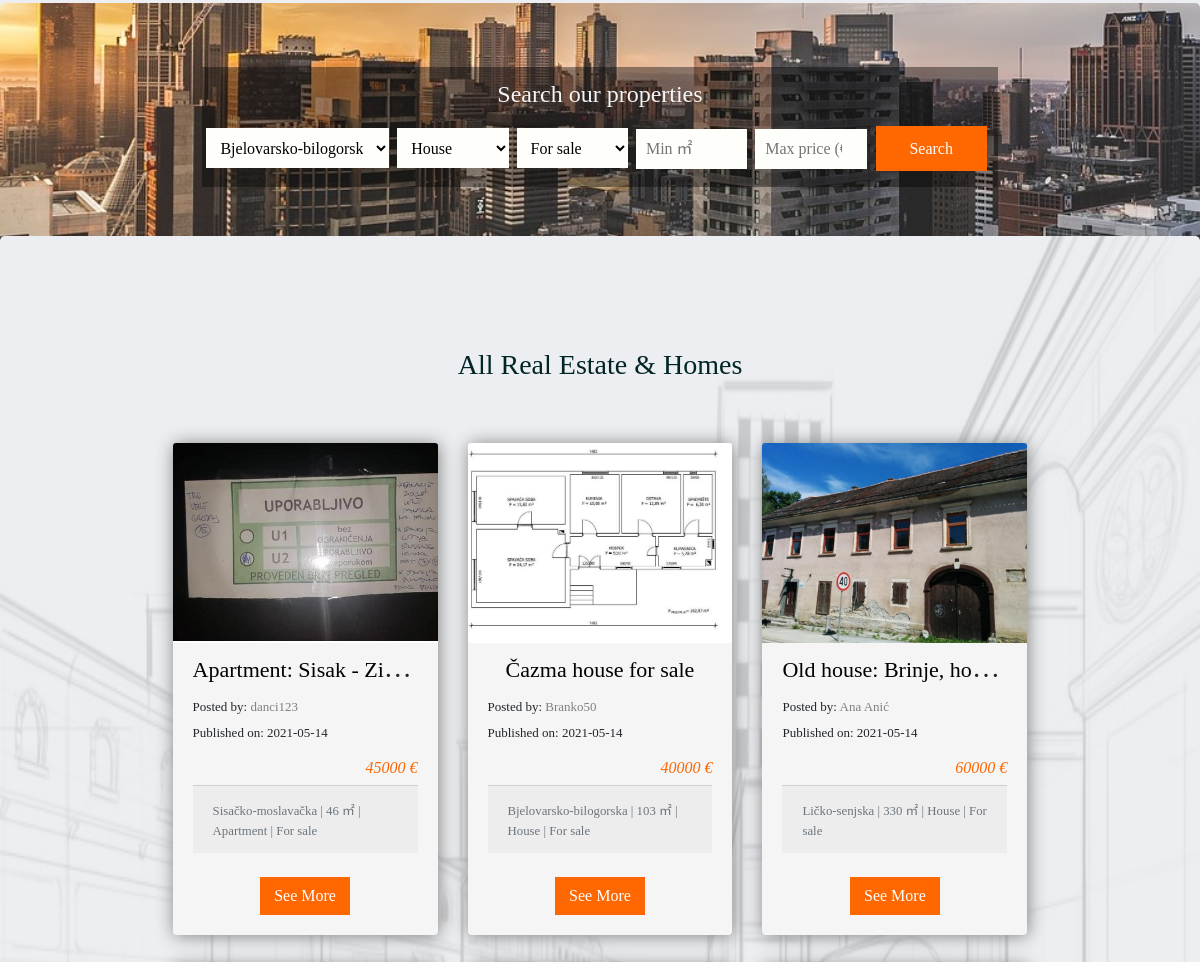
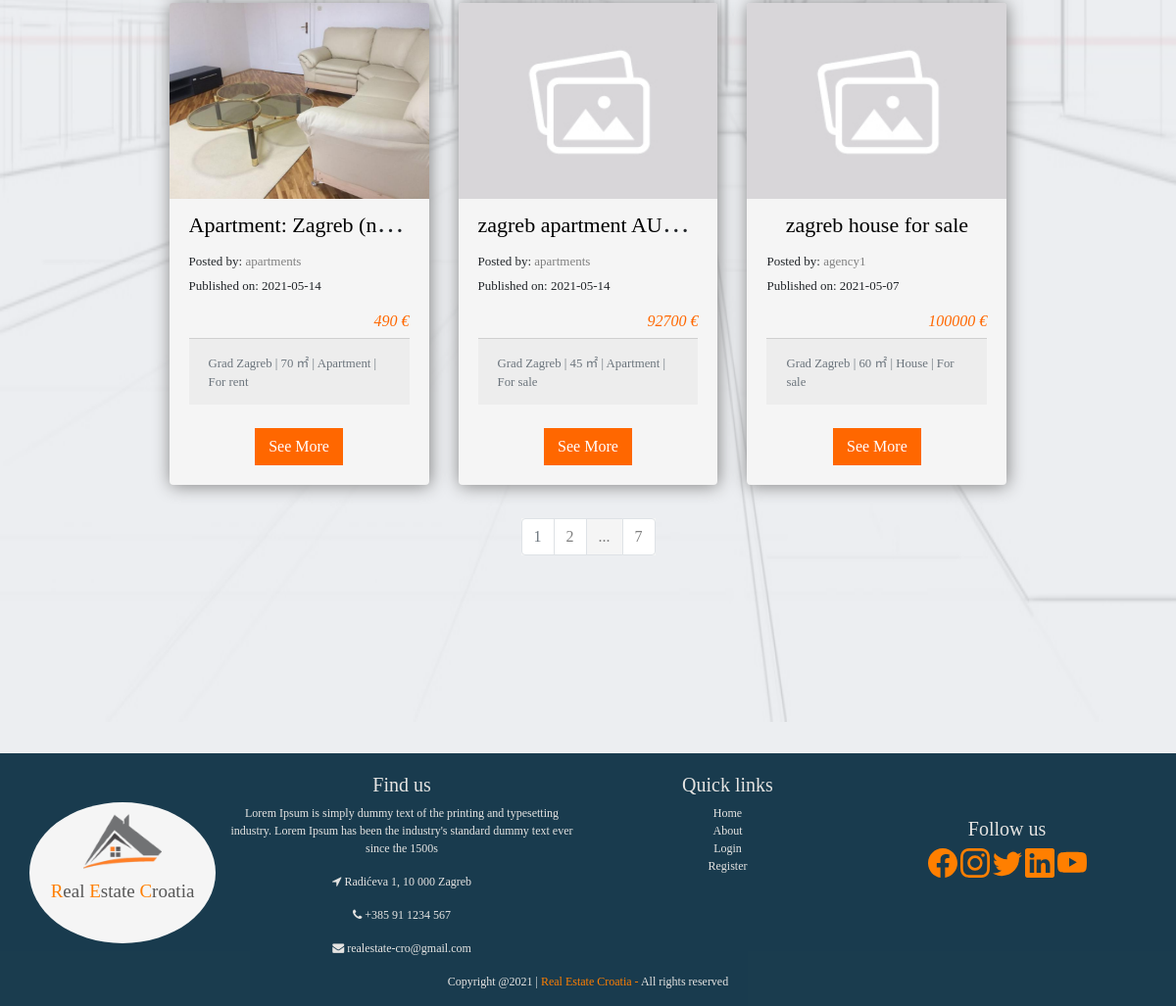
Before: / (lower part) with the older database file (2 pictures, top to bottom).
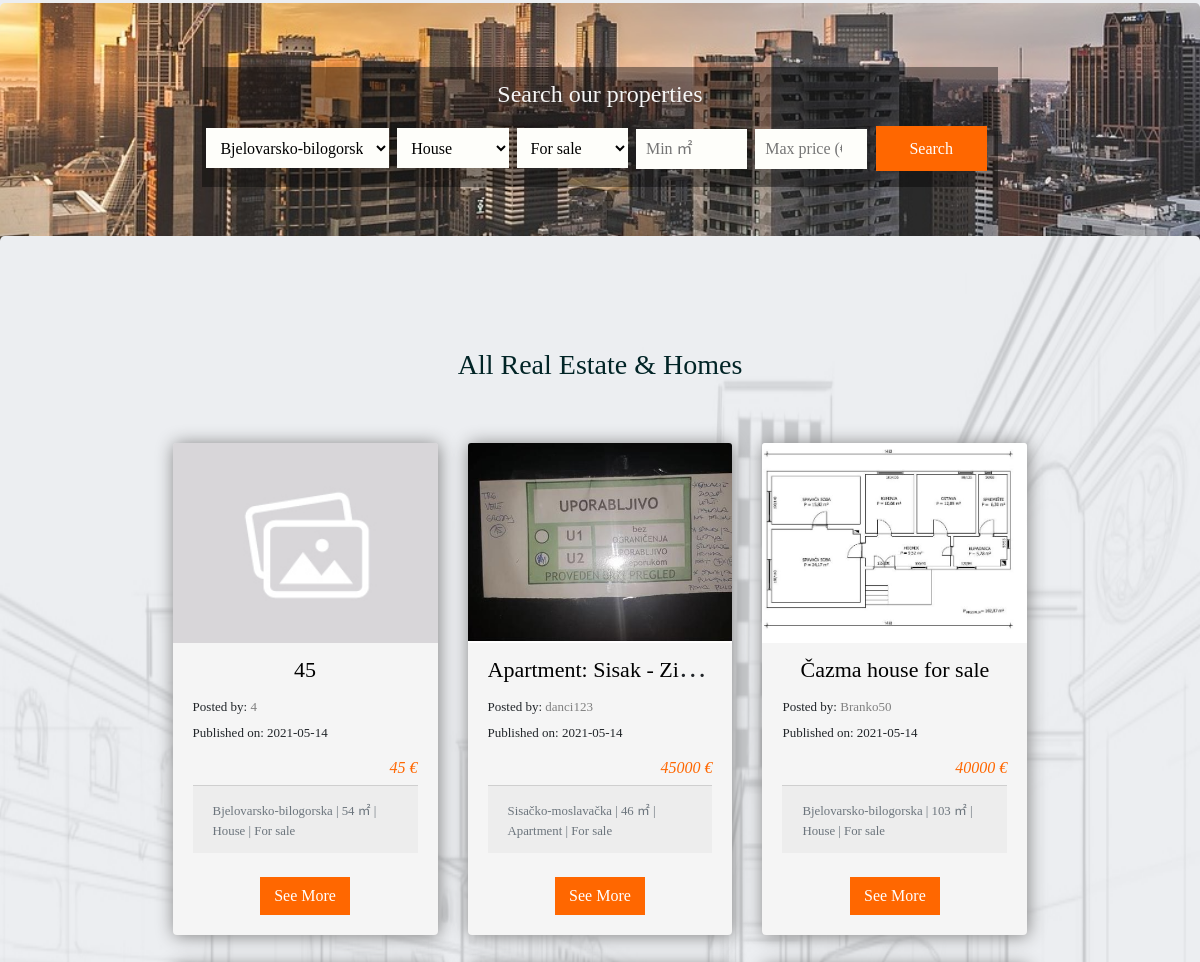
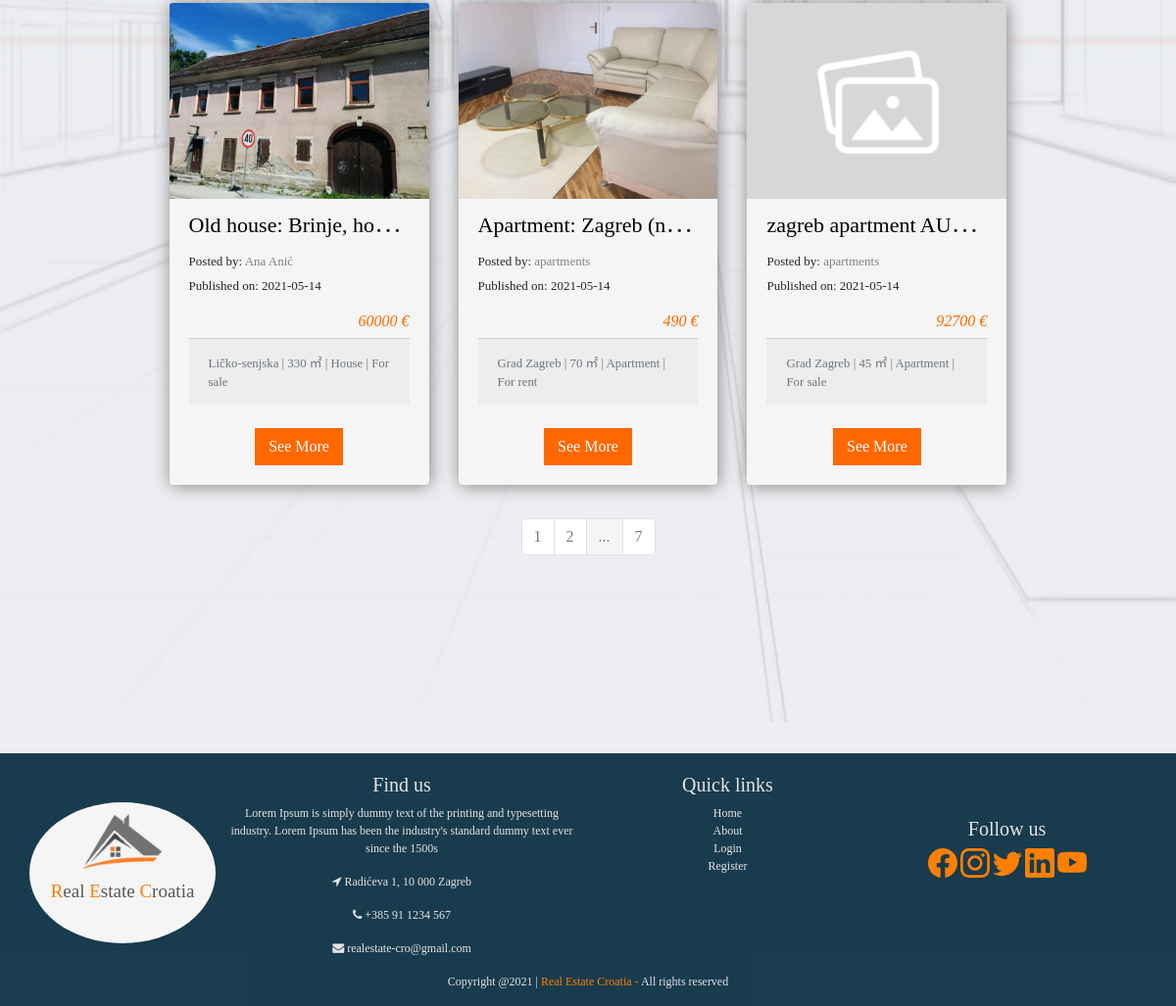
After: the same page with the newer database file (2 pictures, top to bottom).
### project/models.py (models this page shows, shortened)
class Posts(db.Model):
    id = db.Column(db.Integer, primary_key=True)
    user_id = db.Column(db.Integer, db.ForeignKey("users.id"), nullable=False)
    title = db.Column(db.String(124), nullable=False)
    text = db.Column(db.Text, nullable=False)
    date = db.Column(db.DateTime, nullable=False, default=datetime.utcnow)
    county = db.Column(db.String(124), nullable=False)
    quadrature = db.Column(db.Integer, nullable=False)
    price = db.Column(db.Integer, nullable=False)
    property_type = db.Column(db.String(124), nullable=False)
    sale_rent = db.Column(db.String(124), nullable=False)
    property_pictures = db.Column(db.String(1000), default="default_property.png")

class Users(db.Model, UserMixin):
    id = db.Column(db.Integer, primary_key=True)
    email = db.Column(db.String(124), unique=True, nullable=False)
    username = db.Column(db.String(124), unique=True, nullable=False)
    password_hash = db.Column(db.String(164), nullable=False)
    profile_picture = db.Column(db.String(124), default="default.jpg")
    posts = db.relationship("Posts", backref="author", lazy="dynamic")

### project/core/views.py (the view)
@core.route("/", methods=["GET", "POST"])
def home():
    form = FilterForm()
    page = request.args.get("page", 1, type=int)
    post = Posts.query.order_by(Posts.date.desc()).paginate(page=page, per_page=6)
    all_posts = Posts.query.all()
    return render_template("home.html", form=form, page=page, post=post, all_posts=all_posts)

### project/templates/home.html (shortened to what this page needs)
{% extends "base.html" %}
{% block content %}
<br>
<div class="jumbotron" id="home-form">
    <form method="POST" id="filter_form">
        <h4>Search our properties</h4>
        {{form.county_filter.label()}} {{form.county_filter()}}
        {{form.property_type_filter.label()}} {{form.property_type_filter()}}
        {{form.sale_rent.label()}} {{form.sale_rent()}}
        {{form.quadrature_filter.label()}} {{form.quadrature_filter(placeholder="Min ㎡")}}
        {{form.price_filter.label()}} {{form.price_filter(placeholder="Max price (€)")}}
        {{form.submit()}}
    </form>
</div>
<div class="jumbotron" id="home-jumbotron">
    <div class="container" id="home-container">
    <br><br>
    <h3 id="all-posts">All Real Estate & Homes</h3><br>
    <div class="row" id="all-posts-row">
        {% for post in post.items %}
            <div class="col-xs-5 col-md-6 col-lg-4 d-flex align-items-stretch" id="all-posts-column">
                <a style="display:block" href="{{url_for('posts.read_post', post_id=post.id)}}">
                    <div class="card" id="all-posts-card">
                        {% if post.property_pictures[19] == "e" %}
                        <img class="card-img-top" src="{{url_for('static', filename='property_pictures/' + post.property_pictures[0:21])}}" alt="Card image cap" >
                        {% else %}
                        <img class="card-img-top" src="{{url_for('static', filename='property_pictures/' + post.property_pictures[0:20])}}" alt="Card image cap" >
                        {% endif %}
                        <div class="card-body">
                            <h3><a href="{{url_for('posts.read_post', post_id=post.id)}}">{{post.title}}</a></h3>
                            <h6>Posted by: <a href="{{url_for('users.user_posts', username=post.author.username)}}">{{post.author.username}}</a></h6>
                            <p>Published on: {{post.date.strftime("%Y-%m-%d")}}</p>
                            <h4 align="right">{{post.price}} €</h4>
                            <div class="card-footer">
                                <small class="form-text text-muted">{{post.county}} | {{post.quadrature}} ㎡ | {{post.property_type}} | {{post.sale_rent}}</small>
                            </div>
                            <br><a href="{{url_for('posts.read_post', post_id=post.id)}}" class="btn" id="all-posts-btn">See More</a>
                        </div>
                    </div>
                </a>
            </div>
        {% endfor %}
    </div><br>
    <nav aria-label="Page navigation example">
      <ul class="pagination justify-content-center">
          {% for page_num in post.iter_pages(left_edge=1, right_edge=1, left_current=1, right_current=2) %}
              {% if page_num %}
                {% if post.page == page_num %}
                    <li class="page-item disabled"><a class="page-link" href="{{url_for('core.home', page=page_num)}}">{{page_num}}</a></li>
                {% else %}
                    <li class="page-item"><a class="page-link" href="{{url_for('core.home', page=page_num)}}">{{page_num}}</a></li>
                {% endif %}
              {% else %}
                <li class="page-link">...</li>
              {% endif %}
          {% endfor %}
      </ul>
    </nav>
    <br><br><br><br>
    </div>
</div>
{% endblock %}

### project/templates/base.html (shortened to what this page needs)
<!doctype html>
<html lang="en">
<head>
    <link rel="stylesheet" href="https://maxcdn.bootstrapcdn.com/bootstrap/4.0.0/css/bootstrap.min.css">
    <link rel="stylesheet" href="https://stackpath.bootstrapcdn.com/font-awesome/4.7.0/css/font-awesome.min.css">
    <link rel="stylesheet" href="static/style.css" type="text/css">
</head>
<body>
{% block content %}{% endblock %}
<div class="footer-margin">
    <footer class="footer">
        <div class="container bottom_border" id="footer-container">
            <div class="row" id="footer-row">
                <div class="col-md-2" id="footer-name">
                    <h4><img src="static/favicon3.png" width="80" height="80" alt=""><br><span> R</span>eal <span>E</span>state <span>C</span>roatia</h4>
                </div>
                <div class=" col-sm-4" id="find-us">
                    <h5>Find us</h5>
                    <p>Lorem Ipsum is simply dummy text of the printing and typesetting industry. Lorem Ipsum has been the industry's standard dummy text ever since the 1500s</p>
                    <p><i class="fa fa-location-arrow"></i> Radićeva 1, 10 000 Zagreb</p>
                    <p><i class="fa fa-phone"></i> +385 91 1234 567</p>
                    <p><i class="fa fa fa-envelope"></i> realestate-cro@gmail.com</p>
                </div>
                <div class=" col-sm-3" id="footer-quick-links">
                    <h5>Quick links</h5>
                    <a href="{{ url_for('core.home') }}" >Home</a><br>
                    <a href="{{ url_for('core.about') }}">About</a><br>
                    <a href="{{ url_for('users.login') }}">Login</a><br>
                    <a href="{{ url_for('users.register') }}">Register</a>
                </div>
                <div class="col-sm-3"  id="footer-follow-links">
                    <h5>Follow us</h5>
                        <a href="https://www.facebook.com/"></a>
                        <a href="https://www.instagram.com/"></a>
                        <a href="https://twitter.com/"></a>
                        <a href="https://www.linkedin.com/"></a>
                        <a href="https://www.youtube.com/"></a>
                 </div>
            </div>
            <p id="copyright" class="text-center">Copyright @2021 | <a href="http://127.0.0.1:5000/">Real Estate Croatia - </a>All rights reserved</p>
        </div>
    </footer>
</div>
</body>
</html>

### project/static/style.css (style rules this page uses)
body { font-family: Georgia, serif; background-color: rgba(236, 238, 241); }
span { color: #ff7f00; }
#nav-name, #footer-name { color: #585858; }
#home-jumbotron { background-image: url(background/home-background2.png); background-repeat: no-repeat; background-size: 100% 100%; margin-top: -37px; }
#home-form { margin-top: 150px; background-image: url(background/filter-form.jpg); background-repeat: no-repeat; background-size: cover; height: 270px; }
#filter_form { background-color: rgba(0,0,0, .40); width: 70%; min-width: 322px; min-height: 120px; margin: auto; align-content: center; }
#filter_form h4 { color: #f5f5f5; text-align: center; margin-top: 8px; }
#county_filter, #quadrature_filter, #price_filter, #property_type_filter, #sale_rent, #submit { width: 14%; height: 40px; border: transparent; background-color: white; border-radius: 0px; margin-top: 10px; background-color:#fefefa; outline: none; opacity: none; margin: 10px auto; padding: 10px; }
#county_filter { width: 23%; }
#quadrature_filter, #price_filter { height: 40.5px; }
#submit { background-color: #ff6700; color: white; margin-left: 5px; transition: transform .2s; height: 45px; }
#all-posts { text-align: center; color: rgba(1,36,38); }
#all-posts-row, #result-posts-row, #user-posts-row { margin-left: 10%; width: 80%; }
.card { background: #f5f5f5; box-shadow: 1px 1px 18px gray; border: none; max-width: 20rem; transition: transform .2s; margin-top: 30px; }
.card-img-top { width: 100%; height: 200px; object-fit: cover; }
#all-posts-btn, #results-btn, #user-posts-btn, #user-posts-btn2 { min-width: 40%; margin-left: 30%; background-color: #ff6700; color: white; transition: transform .2s; border-radius: 0px; outline: 0; box-shadow: none; }
h3 a { color: black; font-size: 22px; }
.card-body h3 { text-align: center; margin-top: -12px; min-height: 40px; }
.card-body h4 { color: #ff6700; font-style: italic; font-size: 16px; }
.card-body h6, .card-body p { font-size: 13px; }
.card-body p, .card-body h3 { text-overflow: ellipsis; white-space: nowrap; overflow: hidden; }
.card-body h6 a { color: gray; }
.card-footer { font-size: 16px; }
.pagination li, .pagination a { color: gray; }
.pagination { margin: 10px auto; }
.pagination li { background-color: #f5f5f5; }
@media (max-width:1200px) { #home-form { margin: auto; } }
.footer { position: static; bottom: 0; padding-top: 20px; width: 100%; font-family: Georgia, serif; font-size: 12px; height: auto; background-color: rgba(3,41,60, 0.9); }
.footer-margin { display: flex; position: relative; text-align: center; flex-direction: column; width: 100%; height: 250px; }
#footer-name { background-color: #f5f5f5; border-radius:50%; margin: 30px auto; }
#footer-name h4 { font-size: 19px; }
#footer-quick-links a, #footer-quick-links h5, #copyright, #copyright a, #find-us h5, #find-us p, #footer-follow-links h5 { color: #e5e4e2; }
#footer-follow-links { margin-top: 4%; }
#footer-follow-links svg, #copyright a { color: #ff7f00; }

Changed rows visible on the page:
no longer on this page (row unchanged): Posts: property_pictures (placeholder picture), title "zagreb house for sale", author.username "agency1", date "2021-05-07", price "100000", county "Grad Zagreb", quadrature "60", property_type "House", sale_rent "For sale"
added Posts: property_pictures (placeholder picture), title "45", author.username "4", date "2021-05-14", price "45", county "Bjelovarsko-bilogorska", quadrature "54", property_type "House", sale_rent "For sale"
